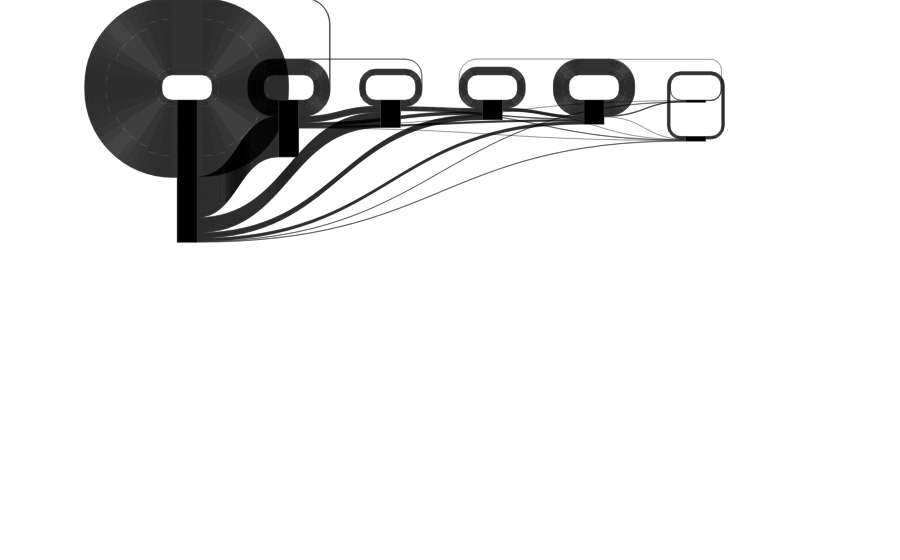

Write notebook code for a chart like this one.
### Markdown cell above
# Janky Sankey 

#### Written by Emma Zajdela on July 5, 2022

### Code cell
import json
import plotly.graph_objects as go

# Opening JSON file
f = open('source.json')
source = json.load(f)

f = open('target.json')
target = json.load(f)

value = [1 for x in target]

link = dict(source = source, target = target,value=value)
data = go.Sankey(link = link)

fig = go.Figure(data)

fig.show()

### Figure 1 — Plotly figure (JSON) as saved in the notebook; plotly's stock layout.template omitted (floating-point values rounded to 4 significant figures; data arrays with more than 128 entries replaced by an {"elided": "..."} marker saying what was removed)
{"data": [{"link": {"source": {"elided": "741 int values"}, "target": {"elided": "741 int values"}, "value": {"elided": "741 int values"}}, "type": "sankey"}], "layout": {}}
